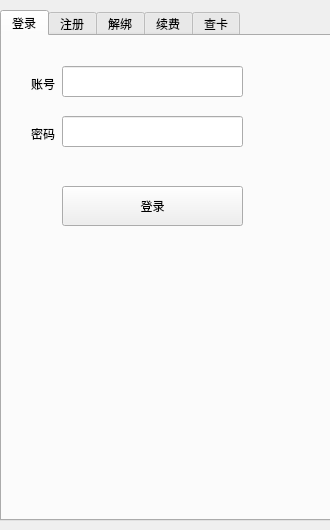
<?xml version="1.0" encoding="UTF-8"?>
<ui version="4.0">
 <class>Login</class>
 <widget class="QWidget" name="Login">
  <property name="geometry">
   <rect>
    <x>0</x>
    <y>0</y>
    <width>330</width>
    <height>530</height>
   </rect>
  </property>
  <property name="minimumSize">
   <size>
    <width>330</width>
    <height>530</height>
   </size>
  </property>
  <property name="maximumSize">
   <size>
    <width>330</width>
    <height>530</height>
   </size>
  </property>
  <property name="windowTitle">
   <string>BattleLogin</string>
  </property>
  <widget class="QTabWidget" name="tabWidget">
   <property name="geometry">
    <rect>
     <x>0</x>
     <y>10</y>
     <width>360</width>
     <height>511</height>
    </rect>
   </property>
   <property name="currentIndex">
    <number>0</number>
   </property>
   <widget class="QWidget" name="tab">
    <attribute name="title">
     <string>登录</string>
    </attribute>
    <widget class="QLineEdit" name="lineEdit_login_acc">
     <property name="geometry">
      <rect>
       <x>60</x>
       <y>30</y>
       <width>181</width>
       <height>31</height>
      </rect>
     </property>
    </widget>
    <widget class="QLineEdit" name="lineEdit_login_pass">
     <property name="geometry">
      <rect>
       <x>60</x>
       <y>80</y>
       <width>181</width>
       <height>31</height>
      </rect>
     </property>
    </widget>
    <widget class="QPushButton" name="pushButton_login_btn">
     <property name="geometry">
      <rect>
       <x>60</x>
       <y>150</y>
       <width>181</width>
       <height>40</height>
      </rect>
     </property>
     <property name="text">
      <string>登录</string>
     </property>
    </widget>
    <widget class="QLabel" name="label">
     <property name="geometry">
      <rect>
       <x>0</x>
       <y>40</y>
       <width>53</width>
       <height>15</height>
      </rect>
     </property>
     <property name="text">
      <string>账号</string>
     </property>
     <property name="alignment">
      <set>Qt::AlignRight|Qt::AlignTrailing|Qt::AlignVCenter</set>
     </property>
    </widget>
    <widget class="QLabel" name="label_2">
     <property name="geometry">
      <rect>
       <x>0</x>
       <y>90</y>
       <width>53</width>
       <height>15</height>
      </rect>
     </property>
     <property name="text">
      <string>密码</string>
     </property>
     <property name="alignment">
      <set>Qt::AlignRight|Qt::AlignTrailing|Qt::AlignVCenter</set>
     </property>
    </widget>
   </widget>
   <widget class="QWidget" name="tab_2">
    <attribute name="title">
     <string>注册</string>
    </attribute>
    <widget class="QLabel" name="label_3">
     <property name="geometry">
      <rect>
       <x>0</x>
       <y>40</y>
       <width>53</width>
       <height>15</height>
      </rect>
     </property>
     <property name="text">
      <string>账号</string>
     </property>
     <property name="alignment">
      <set>Qt::AlignRight|Qt::AlignTrailing|Qt::AlignVCenter</set>
     </property>
    </widget>
    <widget class="QLabel" name="label_4">
     <property name="geometry">
      <rect>
       <x>0</x>
       <y>90</y>
       <width>53</width>
       <height>15</height>
      </rect>
     </property>
     <property name="text">
      <string>密码</string>
     </property>
     <property name="alignment">
      <set>Qt::AlignRight|Qt::AlignTrailing|Qt::AlignVCenter</set>
     </property>
    </widget>
    <widget class="QLabel" name="label_5">
     <property name="geometry">
      <rect>
       <x>0</x>
       <y>140</y>
       <width>53</width>
       <height>15</height>
      </rect>
     </property>
     <property name="text">
      <string>卡密</string>
     </property>
     <property name="alignment">
      <set>Qt::AlignRight|Qt::AlignTrailing|Qt::AlignVCenter</set>
     </property>
    </widget>
    <widget class="QLineEdit" name="lineEdit_register_acc">
     <property name="geometry">
      <rect>
       <x>60</x>
       <y>30</y>
       <width>181</width>
       <height>31</height>
      </rect>
     </property>
    </widget>
    <widget class="QLineEdit" name="lineEdit_register_pass">
     <property name="geometry">
      <rect>
       <x>60</x>
       <y>80</y>
       <width>181</width>
       <height>31</height>
      </rect>
     </property>
    </widget>
    <widget class="QLineEdit" name="lineEdit_register_card">
     <property name="geometry">
      <rect>
       <x>60</x>
       <y>130</y>
       <width>181</width>
       <height>31</height>
      </rect>
     </property>
    </widget>
    <widget class="QPushButton" name="pushButton_register_btn">
     <property name="geometry">
      <rect>
       <x>60</x>
       <y>190</y>
       <width>181</width>
       <height>40</height>
      </rect>
     </property>
     <property name="text">
      <string>注册</string>
     </property>
    </widget>
   </widget>
   <widget class="QWidget" name="tab_3">
    <attribute name="title">
     <string>解绑</string>
    </attribute>
    <widget class="QLineEdit" name="lineEdit_unbind_acc">
     <property name="geometry">
      <rect>
       <x>60</x>
       <y>30</y>
       <width>181</width>
       <height>31</height>
      </rect>
     </property>
    </widget>
    <widget class="QLineEdit" name="lineEdit_unbind_pass">
     <property name="geometry">
      <rect>
       <x>60</x>
       <y>80</y>
       <width>181</width>
       <height>31</height>
      </rect>
     </property>
    </widget>
    <widget class="QPushButton" name="pushButton_unbind_btn">
     <property name="geometry">
      <rect>
       <x>60</x>
       <y>130</y>
       <width>181</width>
       <height>40</height>
      </rect>
     </property>
     <property name="text">
      <string>解绑</string>
     </property>
    </widget>
    <widget class="QLabel" name="label_unbind_acc">
     <property name="geometry">
      <rect>
       <x>0</x>
       <y>40</y>
       <width>53</width>
       <height>15</height>
      </rect>
     </property>
     <property name="text">
      <string>账号</string>
     </property>
     <property name="alignment">
      <set>Qt::AlignRight|Qt::AlignTrailing|Qt::AlignVCenter</set>
     </property>
    </widget>
    <widget class="QLabel" name="label_unbind_pass">
     <property name="geometry">
      <rect>
       <x>0</x>
       <y>90</y>
       <width>53</width>
       <height>15</height>
      </rect>
     </property>
     <property name="text">
      <string>密码</string>
     </property>
     <property name="alignment">
      <set>Qt::AlignRight|Qt::AlignTrailing|Qt::AlignVCenter</set>
     </property>
    </widget>
   </widget>
   <widget class="QWidget" name="tab_4">
    <attribute name="title">
     <string>续费</string>
    </attribute>
    <widget class="QLineEdit" name="lineEdit_renewal_acc">
     <property name="geometry">
      <rect>
       <x>60</x>
       <y>30</y>
       <width>181</width>
       <height>31</height>
      </rect>
     </property>
    </widget>
    <widget class="QLineEdit" name="lineEdit_renewal_card">
     <property name="geometry">
      <rect>
       <x>60</x>
       <y>80</y>
       <width>181</width>
       <height>31</height>
      </rect>
     </property>
    </widget>
    <widget class="QPushButton" name="pushButton_renewal_btn">
     <property name="geometry">
      <rect>
       <x>60</x>
       <y>130</y>
       <width>181</width>
       <height>40</height>
      </rect>
     </property>
     <property name="text">
      <string>续费</string>
     </property>
    </widget>
    <widget class="QLabel" name="label_6">
     <property name="geometry">
      <rect>
       <x>0</x>
       <y>40</y>
       <width>53</width>
       <height>15</height>
      </rect>
     </property>
     <property name="text">
      <string>账号</string>
     </property>
     <property name="alignment">
      <set>Qt::AlignRight|Qt::AlignTrailing|Qt::AlignVCenter</set>
     </property>
    </widget>
    <widget class="QLabel" name="label_7">
     <property name="geometry">
      <rect>
       <x>0</x>
       <y>90</y>
       <width>53</width>
       <height>15</height>
      </rect>
     </property>
     <property name="text">
      <string>卡密</string>
     </property>
     <property name="alignment">
      <set>Qt::AlignRight|Qt::AlignTrailing|Qt::AlignVCenter</set>
     </property>
    </widget>
   </widget>
   <widget class="QWidget" name="tab_5">
    <attribute name="title">
     <string>查卡</string>
    </attribute>
    <widget class="QLabel" name="label_8">
     <property name="geometry">
      <rect>
       <x>0</x>
       <y>40</y>
       <width>53</width>
       <height>15</height>
      </rect>
     </property>
     <property name="text">
      <string>卡密</string>
     </property>
     <property name="alignment">
      <set>Qt::AlignRight|Qt::AlignTrailing|Qt::AlignVCenter</set>
     </property>
    </widget>
    <widget class="QLineEdit" name="lineEdit_querycard_card">
     <property name="geometry">
      <rect>
       <x>60</x>
       <y>30</y>
       <width>181</width>
       <height>31</height>
      </rect>
     </property>
    </widget>
    <widget class="QPushButton" name="pushButton_querycard_btn">
     <property name="geometry">
      <rect>
       <x>60</x>
       <y>80</y>
       <width>181</width>
       <height>40</height>
      </rect>
     </property>
     <property name="text">
      <string>查询</string>
     </property>
    </widget>
   </widget>
  </widget>
 </widget>
 <resources/>
 <connections/>
</ui>
